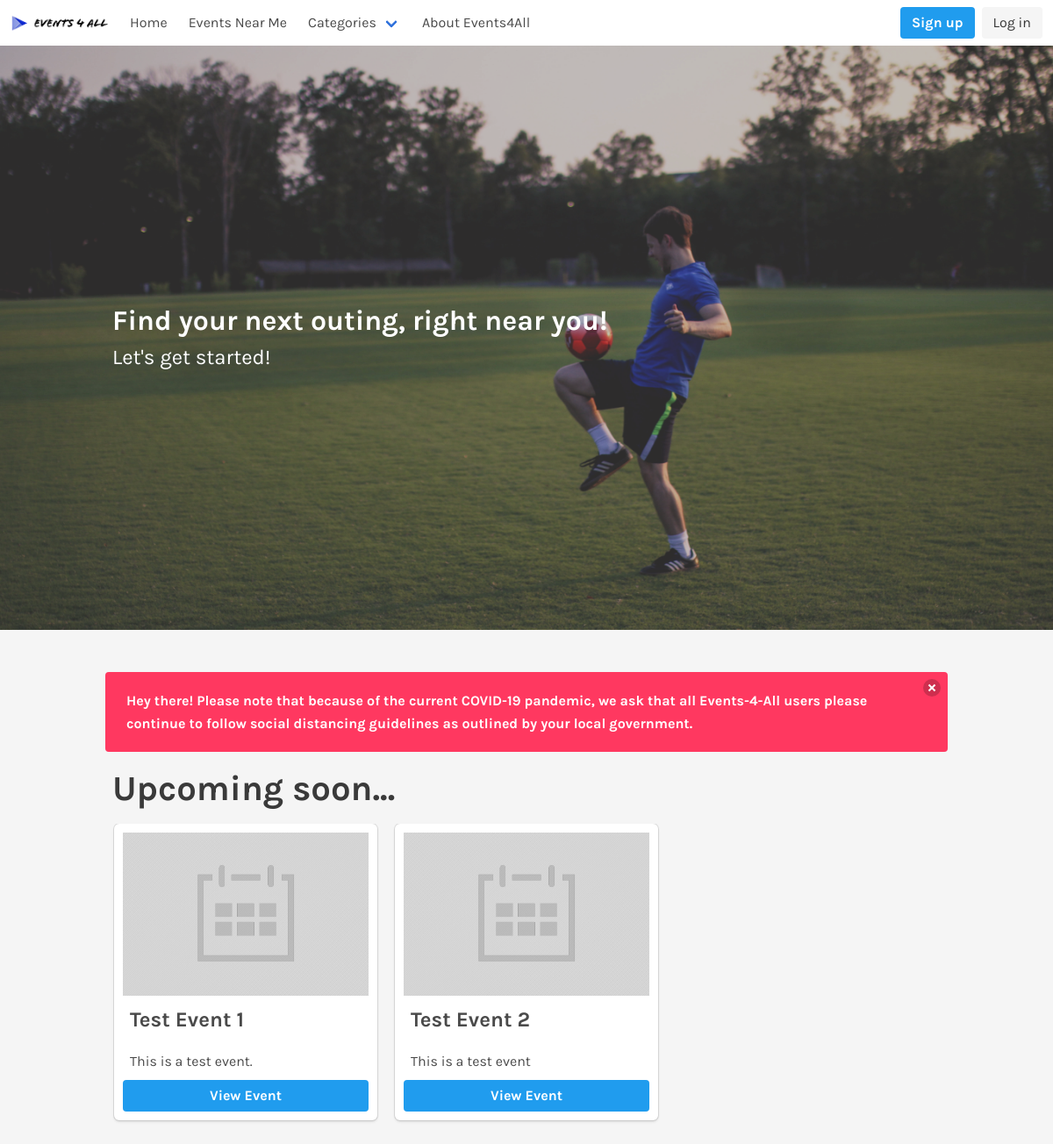
The app's page /home.php with its own data.
### tables this page shows
CREATE TABLE `Events` (
  `EventID` int(11) NOT NULL,
  `userID` int(11) UNSIGNED NOT NULL,
  `eventTitle` varchar(255) NOT NULL,
  `startDate` date NOT NULL,
  `startTime` time NOT NULL,
  `endDate` date DEFAULT NULL,
  `endTime` time NOT NULL,
  `street` varchar(255) NOT NULL,
  `city` varchar(255) NOT NULL,
  `USstate` char(2) NOT NULL,
  `zip` varchar(5) NOT NULL,
  `eventDescription` text,
  `genre` int(2) NOT NULL,
  `privacy` tinyint(1) NOT NULL DEFAULT '0',
  `maxNumAttendees` int(10) DEFAULT NULL,
  `status` int(1) NOT NULL
);

### home.php (the view, shortened to what this page needs)
<!DOCTYPE html>
<html lang="en">
<head>
    <link rel="stylesheet" href="./css/bulma.min.css">
    <link rel="stylesheet" href="./css/style.css">
    <link href="https://unpkg.com/aos@2.3.1/dist/aos.css" rel="stylesheet">
    <link rel="stylesheet" href="https://use.fontawesome.com/releases/v5.8.1/css/all.css">
</head>
<body>
    <?php require './navbar.php'; ?>
    <section class="hero is-large" data-aos="fade-in" data-aos-duration="500">
        <div id="HeroBody" class="hero-body">
            <div class="bannerTint">&nbsp;</div>
            <div class="container">
                <h1 class="title has-text-weight-bold">Find your next outing, right near you!</h1>
                <h2 class="subtitle is-size-4">Let's get started!</h2>
            </div>
        </div>
    </section>
    <section class="section">
        <div class="container">
            <div id="IndexNotification" class="notification is-danger is-size-6 has-text-weight-bold">
                <button class="delete"></button>
                Hey there! Please note that because of the current COVID-19 pandemic, we ask that all
                Events-4-All users <strong>please continue to follow social distancing guidelines as outlined by your local government.</strong>
            </div>
            <h2 class="is-size-1 has-text-weight-bold has-text-centered">Check Out Some Events</h2>
            <div class="homePageCategorySection">
                <h2 class="is-size-2 has-text-weight-bold">Upcoming soon...</h2>
                <ul class="homePageCategorySectionEventsList">
                    <?php
                        require './methods/databaseConnection.php';
                        $eventQuery = "SELECT * FROM Events WHERE privacy = 0 ORDER BY startDate ASC LIMIT 8";
                        $eventResult = $mysqli->query($eventQuery);
                        if ($eventResult->num_rows > 0) {
                            while($row = $eventResult->fetch_assoc()){
                                $eventID = $row['EventID'];
                                $eventTitle = $row['eventTitle'];
                                $eventDescription = $row['eventDescription'];
                                $imageQuery = "SELECT imageName FROM EventImgs WHERE eventID = $eventID";
                                $imageResult = $mysqli->query($imageQuery);
                                if ($imageResult)
                                list($eventImage) = mysqli_fetch_row($imageResult);
                                echo "<li class='box'>";
                                if ($eventImage === NULL) {
                                    echo "<img src='./images/DefaultEventImage.jpg' alt='Event Image' />";
                                }
                                else{
                                    echo "<img src='./images/eventImages/$eventImage' alt='Event Image' />";
                                }
                                echo "<h1 class='is-size-4 has-text-weight-bold'>$eventTitle</h1>
                                    <p class='is-size-6'>$eventDescription
                                    </p>
                                    <a href='./singleEvent.php?viewEventID=$eventID' class='button is-info is-size-6 has-text-weight-bold'>View Event</a>
                                </li>";
                            }
                        }
                    ?>
                </ul>
            </div>
        </div>
    </section>
</body>
</html>

### css/style.css (style rules this page uses)
* { padding: 0; margin: 0; -webkit-box-sizing: border-box; box-sizing: border-box; }
body { font-family: 'Karla', sans-serif; background-color: #f5f5f5; color: #3A3A3A; overflow-x: hidden; overflow: hidden; -webkit-transition: all .5s; transition: all .5s; line-height: 1.6; }
a, a:visited, a:hover, a:active { text-decoration: none; cursor: pointer; }
h1, h2, h3, h4, h5, h6, p { padding: .5rem; }
.block:not(:last-child), .box:not(:last-child), .breadcrumb:not(:last-child), .content:not(:last-child), .highlight:not(:last-child), .level:not(:last-child), .list:not(:last-child), .message:not(:last-child), .notification:not(:last-child), .progress:not(:last-child), .subtitle:not(:last-child), .table-container:not(:last-child), .table:not(:last-child), .tabs:not(:last-child), .title:not(:last-child) { margin-bottom: 0; }
#HeroBody { position: relative; background-size: cover; background-position: center; }
#HeroBody div > * { color: white; }
#HeroBody h2 { padding-top: 20px; }
.bannerTint { width: 100%; height: 100%; position: absolute; top: 0; left: 0; background-color: rgba(88, 86, 86, 0.37); }
.homePageCategorySectionEventsList { display: -webkit-box; display: -ms-flexbox; display: flex; overflow-x: scroll; padding-bottom: 10px; }
.homePageCategorySectionEventsList .box { max-width: 250px; }
.homePageCategorySectionEventsList li { display: -webkit-box; display: -ms-flexbox; display: flex; -webkit-box-orient: vertical; -webkit-box-direction: normal; -ms-flex-direction: column; flex-direction: column; min-width: 300px; max-width: 400px; padding: 10px; margin: 0 10px; }
.homePageCategorySectionEventsList li img { -ms-flex-item-align: center; -ms-grid-row-align: center; align-self: center; -ms-grid-column-align: center; justify-self: center; }
#IndexNotification { position: absolute; }

### records on screen
events: eventTitle "Test Event 1", eventDescription "This is a test event."
events: eventTitle "Test Event 2", eventDescription "This is a test event"
